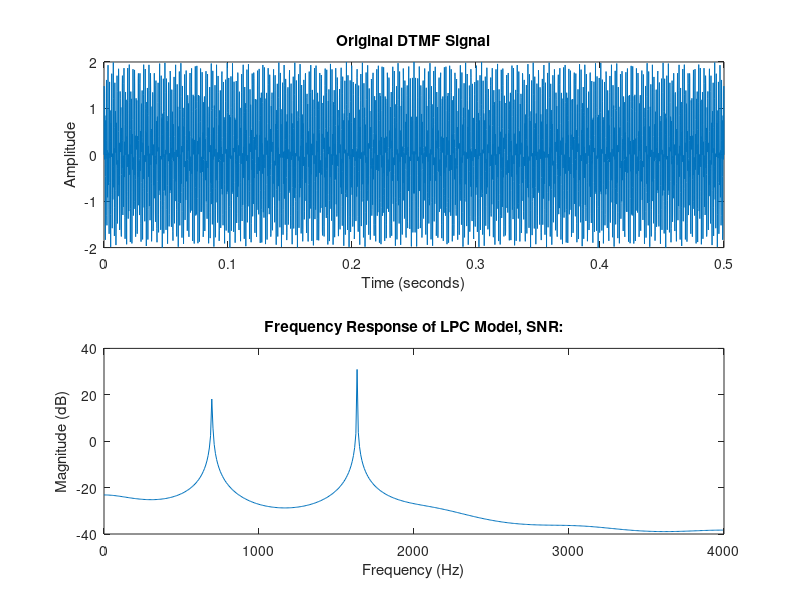

Write the MATLAB code that produced this figure.
fs = 8000;       % sampling frequeny
t = 0:1/fs:0.5;  % signal duration
f1 = 697;        % Frequency component 1
f2 = 1633;       % Frequency component 2
frq = [697, 770, 852, 941, 1209, 1336, 1477, 1633];
% sig gen
dtmf_signal = sin(2*pi*f1*t) + sin(2*pi*f2*t);

% LPC
p = 10;                       % LPC order
[a, g] = lpc(dtmf_signal, p); % LPC parameters
[h, w] = freqz(sqrt(g), a, 512, fs); % Freq response
h_sorted = sort(abs(h), "descend");
SNR = 20*log10( (h_sorted(1) + h_sorted(2)) /(sum(h_sorted) - (h_sorted(1) + h_sorted(2))));

% visualisation
figure;
subplot(2, 1, 1);
plot(t, dtmf_signal);
title('Original DTMF Signal');
xlabel('Time (seconds)');
ylabel('Amplitude');

subplot(2, 1, 2);
plot(w, 20*log10(abs(h)));
title(["Frequency Response of LPC Model, SNR:", SNR]);
xlabel('Frequency (Hz)');
ylabel('Magnitude (dB)');

